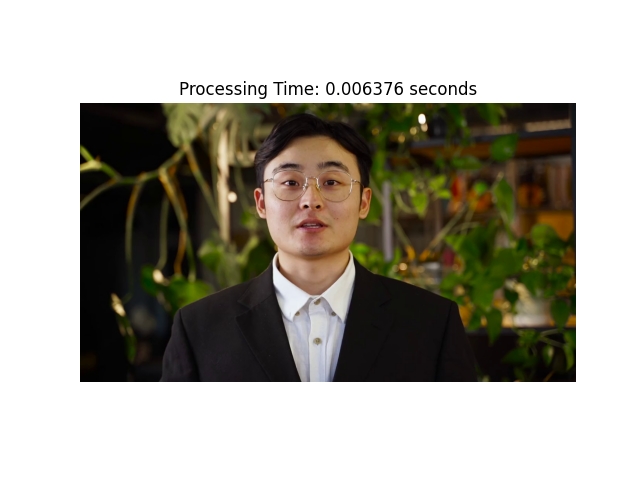
#> input picture Python/model tests/blazeface_1.png, 640 x 480 px, given in place of the camera
$ python 'cascade test.py'
#> lines starting #> are read from the running program, lines starting #| are printed output that depends on the picture
import cv2
import imutils
detector_eye = cv2.CascadeClassifier("cascades/haarcascade_eye.xml")
detector = cv2.CascadeClassifier("cascades/haarcascade_frontalface_default.xml")
cap = cv2.VideoCapture(0)

while True:
    ret,frame = cap.read()
#> frame is the input picture: shape (480, 640, 3); mean B, G, R 154.4, 164.4, 167.6
    if not ret:
        break
    frame = imutils.resize(frame, width=500)
#> frame: shape (375, 500, 3)
    grey = cv2.cvtColor(frame, cv2.COLOR_BGR2GRAY)
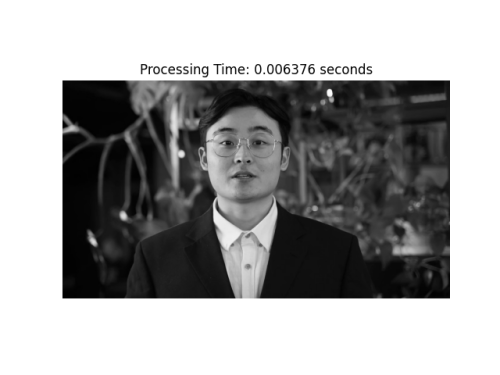
#> grey: shape (375, 500); min 0, max 255, mean 164.2
    faceRects = detector.detectMultiScale(grey, scaleFactor=1.05, minNeighbors=5, minSize=(30, 30), flags=cv2.CASCADE_SCALE_IMAGE)
#> faceRects = [[217, 222, 59, 59], [194, 101, 102, 102]]
    for (x, y, w, h) in faceRects:
        cv2.rectangle(frame, (x, y), (x + w, y + h), (0, 255, 0), 2)
        eyeRects = detector_eye.detectMultiScale(grey)
        for (ex, ey, ew, eh) in eyeRects:
            cv2.rectangle(frame, (ex, ey), (ex + ew, ey + eh), (0, 255, 0), 2)
#> this loop made 2 passes
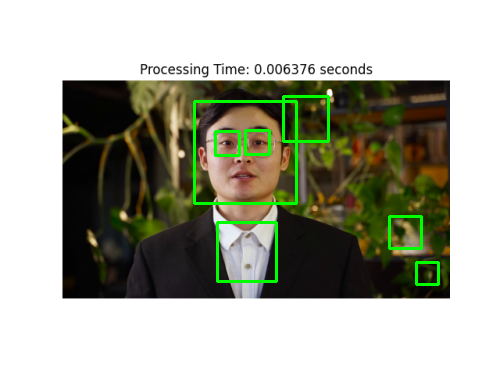
#> frame: shape (375, 500, 3); mean B, G, R 153.4, 167.8, 165.9
    cv2.imshow("Faces", frame)
    key = cv2.waitKey(1) & 0xFF
#> (key q is pressed here)
    if key == ord("q"):
        break
cap.release()
cv2.destroyAllWindows()
